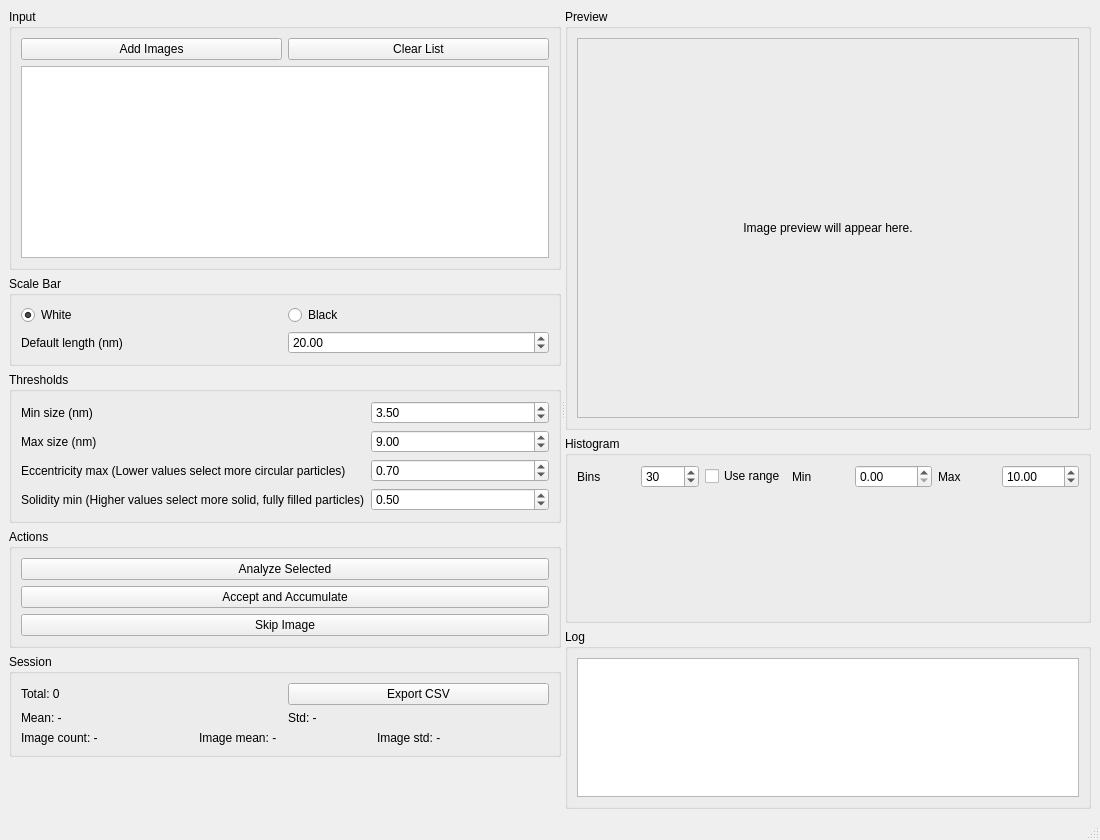
<?xml version="1.0" encoding="UTF-8"?>
<ui version="4.0">
 <class>MainWindow</class>
 <widget class="QMainWindow" name="MainWindow">
  <property name="geometry">
   <rect>
    <x>0</x>
    <y>0</y>
    <width>1100</width>
    <height>840</height>
   </rect>
  </property>
  <property name="windowTitle">
   <string>TEM Autosize Analyzer</string>
  </property>
  <widget class="QWidget" name="centralwidget">
   <layout class="QHBoxLayout" name="horizontalLayout">
    <item>
     <widget class="QSplitter" name="mainSplitter">
      <property name="orientation">
       <enum>Qt::Horizontal</enum>
      </property>
      <widget class="QWidget" name="leftPanel">
       <layout class="QVBoxLayout" name="leftLayout">
        <item>
         <widget class="QGroupBox" name="groupInput">
          <property name="title">
           <string>Input</string>
          </property>
          <layout class="QVBoxLayout" name="inputLayout">
           <item>
            <layout class="QHBoxLayout" name="inputButtonsLayout">
             <item>
              <widget class="QPushButton" name="btnAddImages">
               <property name="text">
                <string>Add Images</string>
               </property>
              </widget>
             </item>
             <item>
              <widget class="QPushButton" name="btnClearList">
               <property name="text">
                <string>Clear List</string>
               </property>
              </widget>
             </item>
            </layout>
           </item>
           <item>
            <widget class="QListWidget" name="listImages"/>
           </item>
          </layout>
         </widget>
        </item>
        <item>
         <widget class="QGroupBox" name="groupScaleBar">
          <property name="title">
           <string>Scale Bar</string>
          </property>
          <layout class="QVBoxLayout" name="scaleLayout">
           <item>
            <layout class="QHBoxLayout" name="sbColorLayout">
             <item>
              <widget class="QRadioButton" name="radioWhite">
               <property name="text">
                <string>White</string>
               </property>
               <property name="checked">
                <bool>true</bool>
               </property>
              </widget>
             </item>
             <item>
              <widget class="QRadioButton" name="radioBlack">
               <property name="text">
                <string>Black</string>
               </property>
              </widget>
             </item>
            </layout>
           </item>
           <item>
            <layout class="QHBoxLayout" name="sbLengthLayout">
             <item>
              <widget class="QLabel" name="labelSbDefault">
               <property name="text">
                <string>Default length (nm)</string>
               </property>
              </widget>
             </item>
             <item>
              <widget class="QDoubleSpinBox" name="spinSbDefault">
               <property name="minimum">
                <double>0.1</double>
               </property>
               <property name="maximum">
                <double>10000.0</double>
               </property>
               <property name="value">
                <double>20.0</double>
               </property>
              </widget>
             </item>
            </layout>
           </item>
          </layout>
         </widget>
        </item>
        <item>
         <widget class="QGroupBox" name="groupThresholds">
          <property name="title">
           <string>Thresholds</string>
          </property>
          <layout class="QGridLayout" name="thresholdsLayout">
           <item row="0" column="0">
            <widget class="QLabel" name="labelMinNm">
             <property name="text">
              <string>Min size (nm)</string>
             </property>
            </widget>
           </item>
           <item row="0" column="1">
            <widget class="QDoubleSpinBox" name="spinMinNm">
             <property name="minimum">
              <double>0.1</double>
             </property>
             <property name="maximum">
              <double>1000.0</double>
             </property>
             <property name="value">
              <double>3.5</double>
             </property>
            </widget>
           </item>
           <item row="1" column="0">
            <widget class="QLabel" name="labelMaxNm">
             <property name="text">
              <string>Max size (nm)</string>
             </property>
            </widget>
           </item>
           <item row="1" column="1">
            <widget class="QDoubleSpinBox" name="spinMaxNm">
             <property name="minimum">
              <double>0.1</double>
             </property>
             <property name="maximum">
              <double>1000.0</double>
             </property>
             <property name="value">
              <double>9.0</double>
             </property>
            </widget>
           </item>
           <item row="2" column="0">
            <widget class="QLabel" name="labelEcc">
             <property name="text">
              <string>Eccentricity max (Lower values select more circular particles)</string>
             </property>
            </widget>
           </item>
           <item row="2" column="1">
            <widget class="QDoubleSpinBox" name="spinEcc">
             <property name="minimum">
              <double>0.0</double>
             </property>
             <property name="maximum">
              <double>1.0</double>
             </property>
             <property name="singleStep">
              <double>0.05</double>
             </property>
             <property name="value">
              <double>0.7</double>
             </property>
            </widget>
           </item>
           <item row="3" column="0">
            <widget class="QLabel" name="labelSol">
             <property name="text">
              <string>Solidity min (Higher values select more solid, fully filled particles)</string>
             </property>
            </widget>
           </item>
           <item row="3" column="1">
            <widget class="QDoubleSpinBox" name="spinSol">
             <property name="minimum">
              <double>0.0</double>
             </property>
             <property name="maximum">
              <double>1.0</double>
             </property>
             <property name="singleStep">
              <double>0.05</double>
             </property>
             <property name="value">
              <double>0.5</double>
             </property>
            </widget>
           </item>
          </layout>
         </widget>
        </item>
        <item>
         <widget class="QGroupBox" name="groupActions">
          <property name="title">
           <string>Actions</string>
          </property>
          <layout class="QVBoxLayout" name="actionsLayout">
           <item>
            <widget class="QPushButton" name="btnAnalyze">
             <property name="text">
              <string>Analyze Selected</string>
             </property>
            </widget>
           </item>
           <item>
            <widget class="QPushButton" name="btnAccept">
             <property name="text">
              <string>Accept and Accumulate</string>
             </property>
            </widget>
           </item>
           <item>
            <widget class="QPushButton" name="btnSkip">
             <property name="text">
              <string>Skip Image</string>
             </property>
            </widget>
           </item>
          </layout>
         </widget>
        </item>
        <item>
         <widget class="QGroupBox" name="groupSession">
          <property name="title">
           <string>Session</string>
          </property>
          <layout class="QVBoxLayout" name="sessionLayout">
           <item>
            <layout class="QHBoxLayout" name="sessionTopLayout">
             <item>
              <widget class="QLabel" name="labelTotal">
               <property name="text">
                <string>Total: 0</string>
               </property>
              </widget>
             </item>
             <item>
              <widget class="QPushButton" name="btnExport">
               <property name="text">
                <string>Export CSV</string>
               </property>
              </widget>
             </item>
            </layout>
           </item>
           <item>
            <layout class="QHBoxLayout" name="sessionStatsLayout">
             <item>
              <widget class="QLabel" name="labelMean">
               <property name="text">
                <string>Mean: -</string>
               </property>
              </widget>
             </item>
             <item>
              <widget class="QLabel" name="labelStd">
               <property name="text">
                <string>Std: -</string>
               </property>
              </widget>
             </item>
            </layout>
           </item>
           <item>
            <layout class="QHBoxLayout" name="sessionImageStatsLayout">
             <item>
              <widget class="QLabel" name="labelImgCount">
               <property name="text">
                <string>Image count: -</string>
               </property>
              </widget>
             </item>
             <item>
              <widget class="QLabel" name="labelImgMean">
               <property name="text">
                <string>Image mean: -</string>
               </property>
              </widget>
             </item>
             <item>
              <widget class="QLabel" name="labelImgStd">
               <property name="text">
                <string>Image std: -</string>
               </property>
              </widget>
             </item>
            </layout>
           </item>
          </layout>
         </widget>
        </item>
        <item>
         <spacer name="verticalSpacer">
          <property name="orientation">
           <enum>Qt::Vertical</enum>
          </property>
          <property name="sizeHint" stdset="0">
           <size>
            <width>20</width>
            <height>40</height>
           </size>
          </property>
         </spacer>
        </item>
       </layout>
      </widget>
      <widget class="QWidget" name="rightPanel">
       <layout class="QVBoxLayout" name="rightLayout">
        <item>
         <widget class="QGroupBox" name="groupPreview">
          <property name="title">
           <string>Preview</string>
          </property>
          <layout class="QVBoxLayout" name="previewLayout">
           <item>
            <widget class="QLabel" name="labelPreview">
             <property name="text">
              <string>Image preview will appear here.</string>
             </property>
             <property name="alignment">
              <set>Qt::AlignCenter</set>
             </property>
             <property name="minimumSize">
              <size>
               <width>400</width>
               <height>380</height>
              </size>
             </property>
             <property name="frameShape">
              <enum>QFrame::StyledPanel</enum>
             </property>
            </widget>
           </item>
          </layout>
         </widget>
        </item>
        <item>
         <widget class="QGroupBox" name="groupHistogram">
          <property name="title">
           <string>Histogram</string>
          </property>
          <layout class="QVBoxLayout" name="histLayout">
           <item>
            <layout class="QHBoxLayout" name="histControlsLayout">
             <item>
              <widget class="QLabel" name="labelHistBins">
               <property name="text">
                <string>Bins</string>
               </property>
              </widget>
             </item>
             <item>
              <widget class="QSpinBox" name="spinHistBins">
               <property name="minimum">
                <number>5</number>
               </property>
               <property name="maximum">
                <number>200</number>
               </property>
               <property name="value">
                <number>30</number>
               </property>
              </widget>
             </item>
             <item>
              <widget class="QCheckBox" name="checkHistRange">
               <property name="text">
                <string>Use range</string>
               </property>
              </widget>
             </item>
             <item>
              <widget class="QLabel" name="labelHistMin">
               <property name="text">
                <string>Min</string>
               </property>
              </widget>
             </item>
             <item>
              <widget class="QDoubleSpinBox" name="spinHistMin">
               <property name="minimum">
                <double>0.0</double>
               </property>
               <property name="maximum">
                <double>10000.0</double>
               </property>
               <property name="value">
                <double>0.0</double>
               </property>
              </widget>
             </item>
             <item>
              <widget class="QLabel" name="labelHistMax">
               <property name="text">
                <string>Max</string>
               </property>
              </widget>
             </item>
             <item>
              <widget class="QDoubleSpinBox" name="spinHistMax">
               <property name="minimum">
                <double>0.0</double>
               </property>
               <property name="maximum">
                <double>10000.0</double>
               </property>
               <property name="value">
                <double>10.0</double>
               </property>
              </widget>
             </item>
            </layout>
           </item>
           <item>
            <widget class="QWidget" name="histPlaceholder"/>
           </item>
          </layout>
         </widget>
        </item>
        <item>
         <widget class="QGroupBox" name="groupLog">
         <property name="title">
          <string>Log</string>
         </property>
         <property name="maximumSize">
          <size>
           <width>16777215</width>
           <height>180</height>
          </size>
         </property>
          <layout class="QVBoxLayout" name="logLayout">
           <item>
            <widget class="QPlainTextEdit" name="textLog">
             <property name="readOnly">
              <bool>true</bool>
             </property>
            </widget>
           </item>
          </layout>
         </widget>
        </item>
       </layout>
      </widget>
     </widget>
    </item>
   </layout>
  </widget>
  <widget class="QMenuBar" name="menubar"/>
  <widget class="QStatusBar" name="statusbar"/>
 </widget>
 <resources/>
 <connections/>
</ui>
